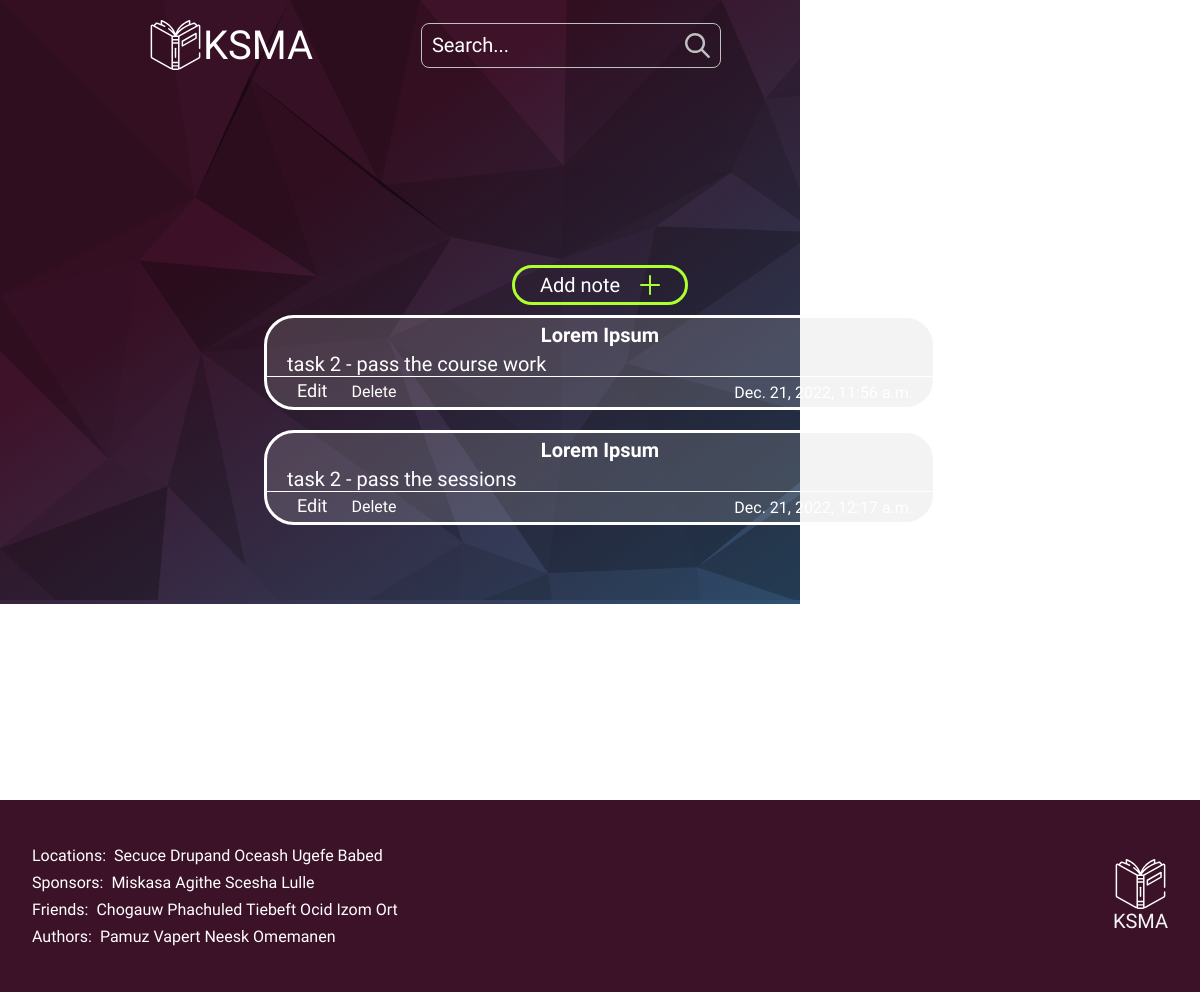
The app's page /notes/ with its own data.
### users/models.py (models this page shows, shortened)
class Model_notes_of_user(models.Model):
    title_note = models.CharField(max_length=200)
    text_note = models.TextField()
    date_note = models.DateTimeField(auto_now_add=True)

### users/views.py (the view)
# urls.py: path('notes/', View_user_notes.as_view(), name='notes'),
class View_user_notes(generic.ListView):
    template_name = 'note/notes.html'
    def get_queryset(self):
        return Model_notes_of_user.objects.all()[::-1]

### users/templates/note/notes.html (shortened to what this page needs)
{% extends 'index.html' %}
{% block content %}
<div id="bg"></div>
<div class="notes_wrap">
    <div class="note_div">
        <a href="/notes/add_note/" class="add">
            <button class="add_btn">
                <p>Add note</p>
            </button>
        </a>
        {% if object_list %}
        {% for i in object_list %}
        <div class="note">
            <h3 class="notes_title">{{i.title_note}}</h3>
            <p class="notes_text">{{i.text_note}}</p>
            <div class="notes_bottom">
                <div>
                    <a class="notes_edit" href="/notes/{{i.id}}/update_note/">Edit</a>
                    <a class="notes_del" id="switch" href="/notes/{{i.id}}/delete_note/">Delete</a>
                </div>
                <p class="notes_date">{{i.date_note}}</p>
            </div>
        </div>
        {% endfor %}
        {% else %}
        <h1 style="margin: auto;">No notes yet</h1>
        {% endif %}
    </div>
</div>
{% endblock content %}

### static/home.css (style rules this page uses)
* { margin: 0; padding: 0; box-sizing: border-box; color: white; font-family: 'Arima Madurai', cursive; }
:root { --d: 2500ms; --angle: 90deg; --gradX: 100%; --gradY: 50%; --c1: rgb(255, 255, 255); --c2: rgba(168, 239, 255, 0.1); }

### static/index.css (style rules this page uses)
body { overflow-x: hidden; }
* { margin: 0; padding: 0; box-sizing: border-box; color: white; font-family: 'Arima Madurai', cursive; font-weight: normal; }
:root { --d: 2500ms; --angle: 90deg; --gradX: 100%; --gradY: 50%; --c1: rgb(255, 255, 255); --c2: rgba(168, 239, 255, 0.1); }

### static/notes.css (style rules this page uses)
#bg { position: fixed; background: cover; background: linear-gradient(145deg, #3e1229 35%, #1ab4e2 200%); width: auto; height: auto; margin: 0; padding: 0; z-index: -2; }
.notes_wrap { width: 100%; height: 100vh; display: flex; flex-direction: column; align-items: center; }
.note_div { margin: 100px 0px; height: 100%; width: 70%; display: flex; flex-direction: column; flex-wrap: wrap; justify-content: center; align-items: center; }
.note { text-align: left; width: 80%; margin: 10px auto; height: auto; border-radius: 30px; border: 3px solid white; background-color: rgba(192, 192, 192, 0.2); }
.notes_title { text-align: center; padding: 5px 20px; font-weight: bold; font-size: 20px; }
.notes_text { text-align: left; padding: 0px 20px; font-size: 20px; }
.notes_date { text-align: right; }
.notes_bottom { display: flex; width: 100%; justify-content: space-between; padding: 5px 20px; border-top: 1px solid white; align-items: center; }
.add_btn { padding: 5px 25px; color: white; font-size: 20px; background-color: rgba(240, 248, 255, 0); border: 3px solid greenyellow; border-radius: 25px; display: flex; align-items: center; gap: 20px; cursor: pointer; }
a { text-decoration: none; }
.add_plus { width: 20px; height: 20px; }
.add { cursor: pointer !important; width: 200px; display: flex; justify-content: center; }
.notes_edit { color: white; padding: 0px 10px; font-size: 18px; border-radius: 10px; line-height: 1; display: inline-block; }
.notes_edit::after { background-color: orange; display: block; content: ''; height: 2px; width: 0%; -webkit-transition: width 0.1s ease-in-out; -moz--transition: width 0.1s ease-in-out; transition: width 0.1s ease-in-out; }
.notes_del { color: white; padding: 0px 10px; font-size: 16px; border-radius: 10px; line-height: 1; display: inline-block; }
.notes_del::after { background-color: red; display: block; content: ''; height: 2px; width: 0%; -webkit-transition: width 0.1s ease-in-out; -moz--transition: width 0.1s ease-in-out; transition: width 0.1s ease-in-out; }

### records on screen
Model_notes_of_user: title_note "Lorem Ipsum", text_note "task 2 - pass the course work", date_note "Dec. 21, 2022, 11:56 a.m."
Model_notes_of_user: title_note "Lorem Ipsum", text_note "task 2 - pass the sessions", date_note "Dec. 21, 2022, 12:17 a.m."
